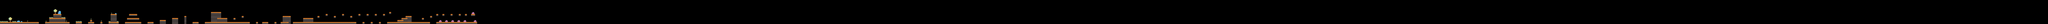

Below is a game level as drawn by its tile map, then a one-line description and the .tmx that defines it (tile-layer data replaced by summaries):
An orthogonal 1000x12 tile map with 48x48 px tiles, 1 tile layer (Terrain), 1 hidden layer not drawn and 5 objects (5x crystal).

<map version="1.0" orientation="orthogonal" width="1000" height="12" tilewidth="48" tileheight="48">
 <tileset firstgid="1" name="Assets_48" tilewidth="48" tileheight="48">
  <image source="../Assets_48.png" trans="ff00ff" width="720" height="432" />
 </tileset>
 <layer name="Terrain" width="1000" height="12">
  <data>[12000 cells, 388 non-empty, 35 distinct tile ids]</data>
 </layer>
 <layer name="Crystal" width="1000" height="12" visible="0">
  <data>[12000 cells, 32 non-empty, 16 distinct tile ids]</data>
 </layer>
 <objectgroup name="Collision" width="1000" height="12" visible="0">
  <object name="crystal" x="1444" y="327" width="26" height="39">
   <properties>
    <property name="collision" value="true" />
   </properties>
  </object>
  <object name="crystal" x="744" y="486" width="50" height="41">
   <properties>
    <property name="collision" value="true" />
   </properties>
  </object>
  <object name="crystal" x="1129" y="485" width="50" height="41">
   <properties>
    <property name="collision" value="true" />
   </properties>
  </object>
  <object name="crystal" x="1364" y="386" width="58" height="45">
   <properties>
    <property name="collision" value="true" />
   </properties>
  </object>
  <object name="crystal" x="2613" y="480" width="57" height="45">
   <properties>
    <property name="collision" value="true" />
   </properties>
  </object>
 </objectgroup>
</map>